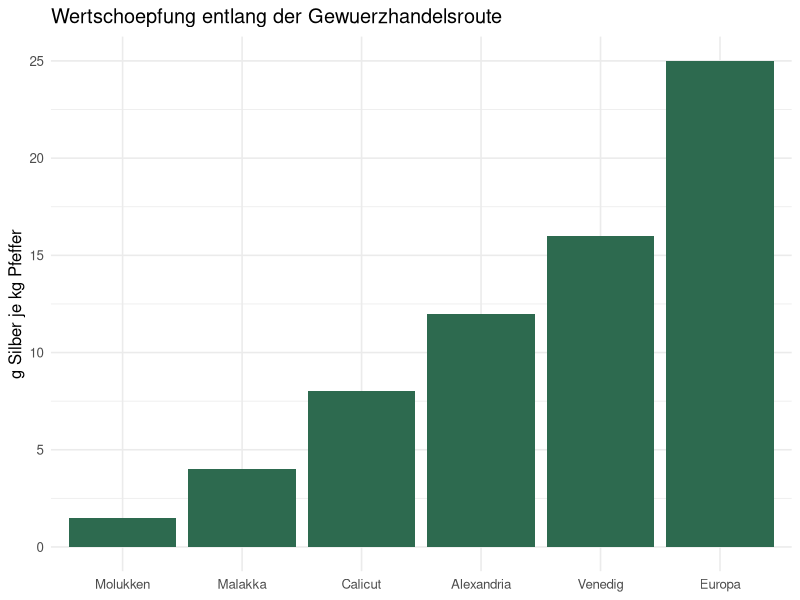
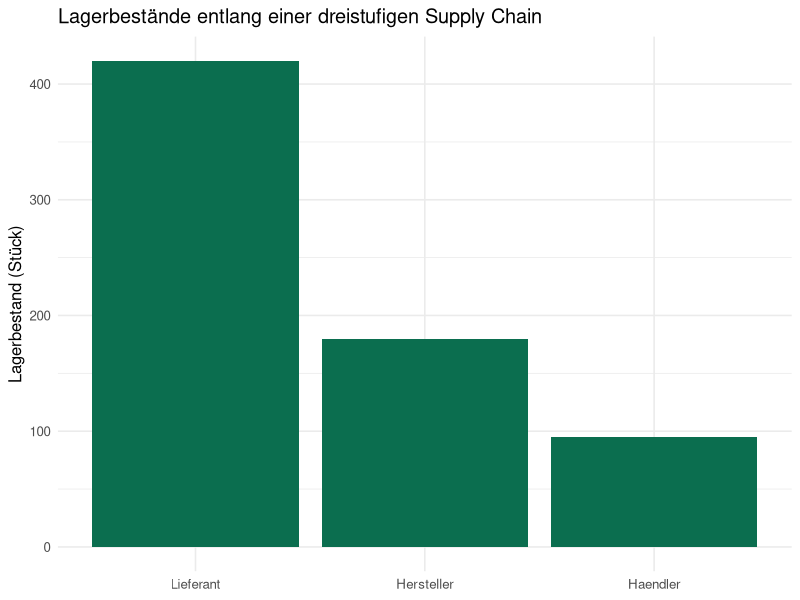

These figures' R source, in order:
## ---- chunk 1
#| label: ch1-erste-zuweisung

# Eine Zuweisung: Der Name "anzahl_akteure" erhaelt den Wert 5
anzahl_akteure <- 5

# Wird der Name ausgewertet, gibt R den gespeicherten Wert aus
anzahl_akteure
## ---- chunk 2
#| label: ch1-basisdatentypen

# numeric: eine Zahl -- hier der Preis einer einfachen Toga in Sesterzen
preis_einfache_toga <- 12

# character: eine Zeichenkette -- hier der Produktname
produktname <- "Toga praetexta"

# logical: ein Wahrheitswert -- handelt es sich um ein Luxusgut?
ist_luxusgut <- TRUE

# class() gibt den Datentyp eines Objekts zurueck
class(preis_einfache_toga)
class(produktname)
class(ist_luxusgut)
## ---- chunk 3
#| label: ch1-toga-preise

# c() fasst mehrere benannte Werte zu einem Vektor zusammen
toga_preise <- c(einfach = 12, besser = 60, praetexta = 800)

# Ausgabe des gesamten Vektors mit Namen
toga_preise

# Elementweise Rechnung: Aufschlagsfaktor gegenueber der einfachsten Toga
# (jedes Element von toga_preise wird durch denselben Skalar geteilt)
aufschlagsfaktor <- toga_preise / toga_preise["einfach"]
round(aufschlagsfaktor, 1)
## ---- chunk 4
#| label: ch1-gewuerzhandel-tabelle

# data.frame(): eine Tabelle aus gleich langen, benannten Spaltenvektoren
gewuerzhandel <- data.frame(
  stufe = c("Molukken", "Malakka", "Calicut", "Alexandria", "Venedig", "Europa"),
  preis_silber_pro_kg = c(1.5, 4, 8, 12, 16, 25)
)

# str() zeigt die Struktur: 6 Beobachtungen (Zeilen), 2 Variablen (Spalten)
str(gewuerzhandel)

gewuerzhandel
## ---- chunk 5
#| label: ch1-library-tidyverse
#| message: false
#| warning: false

# library() laedt ein zuvor installiertes Paket in die aktuelle Sitzung.
# tidyverse buendelt u.a. dplyr (Datenmanipulation) und ggplot2 (Grafik).
library(tidyverse)
## ---- chunk 6
#| label: ch1-gewuerzhandel-tibble

# tibble() ist die tidyverse-Variante von data.frame()
# factor(..., levels = ...) legt eine feste Kategorien-Reihenfolge fest,
# statt R die (unerwuenschte) alphabetische Sortierung ueberlassen
reihenfolge_stufen <- c("Molukken", "Malakka", "Calicut",
                         "Alexandria", "Venedig", "Europa")

gewuerzhandel_tbl <- tibble(
  stufe = factor(reihenfolge_stufen, levels = reihenfolge_stufen),
  preis_silber_pro_kg = c(1.5, 4, 8, 12, 16, 25)
)

gewuerzhandel_tbl
## ---- chunk 7
#| label: ch1-ggplot-gewuerzhandel
#| fig-cap: "Preissteigerung von Pfeffer entlang der vorkolonialen Handelsroute (vor 1498)"

# ggplot(): data + aes() legen Datensatz und Achsenzuordnung fest,
# geom_col() waehlt Saeulen als geometrische Darstellungsform
ggplot(data = gewuerzhandel_tbl, aes(x = stufe, y = preis_silber_pro_kg)) +
  geom_col(fill = "#2D6A4F") +
  labs(
    x = NULL,
    y = "g Silber je kg Pfeffer",
    title = "Wertschoepfung entlang der Gewuerzhandelsroute"
  ) +
  theme_minimal(base_size = 12)
## ---- chunk 8
#| label: ch1-lagerbestand-akteure
#| fig-cap: "Beispielhafte Lagerbestände an drei Stufen einer Supply Chain"

# Vektor mit Lagerbestaenden (Stueck) an drei Stufen der Supply Chain
lagerbestand <- c(Lieferant = 420, Hersteller = 180, Haendler = 95)

# Umwandlung in eine Tabelle (tibble) fuer ggplot: eine Spalte mit der
# Stufe (aus den Vektornamen) und eine Spalte mit dem Zahlenwert
lagerbestand_tbl <- tibble(
  stufe = factor(names(lagerbestand), levels = names(lagerbestand)),
  bestand = as.numeric(lagerbestand)
)

# data + aes() + geom_col(): Saeulendiagramm der Lagerbestaende je Stufe
ggplot(lagerbestand_tbl, aes(x = stufe, y = bestand)) +
  geom_col(fill = "#0B6E4F") +
  labs(
    x = NULL, y = "Lagerbestand (Stück)",
    title = "Lagerbestände entlang einer dreistufigen Supply Chain"
  ) +
  theme_minimal(base_size = 12)
